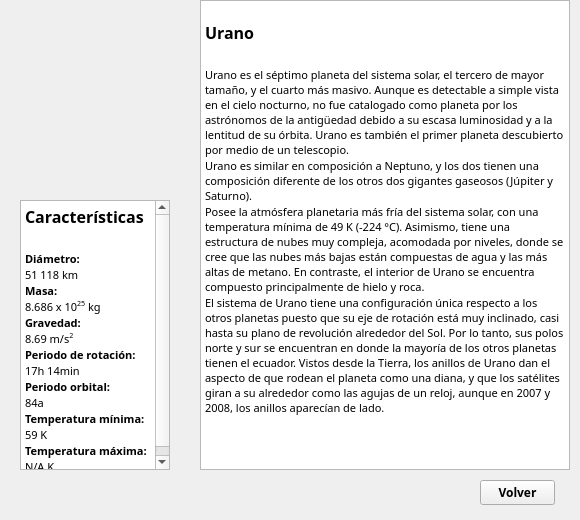
<?xml version="1.0" encoding="UTF-8"?>
<ui version="4.0">
 <class>MainWindow</class>
 <widget class="QMainWindow" name="MainWindow">
  <property name="geometry">
   <rect>
    <x>0</x>
    <y>0</y>
    <width>580</width>
    <height>520</height>
   </rect>
  </property>
  <property name="minimumSize">
   <size>
    <width>580</width>
    <height>520</height>
   </size>
  </property>
  <property name="maximumSize">
   <size>
    <width>580</width>
    <height>520</height>
   </size>
  </property>
  <property name="windowTitle">
   <string>MainWindow</string>
  </property>
  <widget class="QWidget" name="centralwidget">
   <widget class="QLabel" name="label_image">
    <property name="geometry">
     <rect>
      <x>0</x>
      <y>0</y>
      <width>200</width>
      <height>200</height>
     </rect>
    </property>
    <property name="minimumSize">
     <size>
      <width>200</width>
      <height>200</height>
     </size>
    </property>
    <property name="maximumSize">
     <size>
      <width>200</width>
      <height>200</height>
     </size>
    </property>
    <property name="text">
     <string/>
    </property>
    <property name="pixmap">
     <pixmap>Iconos/uranus_ima.png</pixmap>
    </property>
    <property name="scaledContents">
     <bool>true</bool>
    </property>
   </widget>
   <widget class="QTextEdit" name="text_info">
    <property name="geometry">
     <rect>
      <x>200</x>
      <y>0</y>
      <width>370</width>
      <height>470</height>
     </rect>
    </property>
    <property name="minimumSize">
     <size>
      <width>370</width>
      <height>470</height>
     </size>
    </property>
    <property name="maximumSize">
     <size>
      <width>370</width>
      <height>470</height>
     </size>
    </property>
    <property name="font">
     <font>
      <family>Century Gothic</family>
     </font>
    </property>
    <property name="readOnly">
     <bool>true</bool>
    </property>
    <property name="html">
     <string>&lt;!DOCTYPE HTML PUBLIC &quot;-//W3C//DTD HTML 4.0//EN&quot; &quot;http://www.w3.org/TR/REC-html40/strict.dtd&quot;&gt;
&lt;html&gt;&lt;head&gt;&lt;meta name=&quot;qrichtext&quot; content=&quot;1&quot; /&gt;&lt;style type=&quot;text/css&quot;&gt;
p, li { white-space: pre-wrap; }
&lt;/style&gt;&lt;/head&gt;&lt;body style=&quot; font-family:'Century Gothic'; font-size:8.25pt; font-weight:400; font-style:normal;&quot;&gt;
&lt;p style=&quot;-qt-paragraph-type:empty; margin-top:0px; margin-bottom:0px; margin-left:0px; margin-right:0px; -qt-block-indent:0; text-indent:0px; font-size:8pt;&quot;&gt;&lt;br /&gt;&lt;/p&gt;
&lt;p style=&quot; margin-top:0px; margin-bottom:0px; margin-left:0px; margin-right:0px; -qt-block-indent:0; text-indent:0px;&quot;&gt;&lt;span style=&quot; font-size:12pt; font-weight:600;&quot;&gt;Urano&lt;/span&gt;&lt;/p&gt;
&lt;p style=&quot;-qt-paragraph-type:empty; margin-top:0px; margin-bottom:0px; margin-left:0px; margin-right:0px; -qt-block-indent:0; text-indent:0px; font-size:12pt; font-weight:600;&quot;&gt;&lt;br /&gt;&lt;/p&gt;
&lt;p style=&quot; margin-top:0px; margin-bottom:0px; margin-left:0px; margin-right:0px; -qt-block-indent:0; text-indent:0px;&quot;&gt;&lt;span style=&quot; font-size:8pt;&quot;&gt;Urano es el séptimo planeta del sistema solar, el tercero de mayor tamaño, y el cuarto más masivo. Aunque es detectable a simple vista en el cielo nocturno, no fue catalogado como planeta por los astrónomos de la antigüedad debido a su escasa luminosidad y a la lentitud de su órbita. Urano es también el primer planeta descubierto por medio de un telescopio.&lt;/span&gt;&lt;/p&gt;
&lt;p style=&quot; margin-top:0px; margin-bottom:0px; margin-left:0px; margin-right:0px; -qt-block-indent:0; text-indent:0px;&quot;&gt;&lt;span style=&quot; font-size:8pt;&quot;&gt;Urano es similar en composición a Neptuno, y los dos tienen una composición diferente de los otros dos gigantes gaseosos (Júpiter y Saturno). &lt;/span&gt;&lt;/p&gt;
&lt;p style=&quot; margin-top:0px; margin-bottom:0px; margin-left:0px; margin-right:0px; -qt-block-indent:0; text-indent:0px;&quot;&gt;&lt;span style=&quot; font-size:8pt;&quot;&gt;Posee la atmósfera planetaria más fría del sistema solar, con una temperatura mínima de 49 K (-224 °C). Asimismo, tiene una estructura de nubes muy compleja, acomodada por niveles, donde se cree que las nubes más bajas están compuestas de agua y las más altas de metano. En contraste, el interior de Urano se encuentra compuesto principalmente de hielo y roca.&lt;/span&gt;&lt;/p&gt;
&lt;p style=&quot; margin-top:0px; margin-bottom:0px; margin-left:0px; margin-right:0px; -qt-block-indent:0; text-indent:0px;&quot;&gt;&lt;span style=&quot; font-size:8pt;&quot;&gt;El sistema de Urano tiene una configuración única respecto a los otros planetas puesto que su eje de rotación está muy inclinado, casi hasta su plano de revolución alrededor del Sol. Por lo tanto, sus polos norte y sur se encuentran en donde la mayoría de los otros planetas tienen el ecuador. Vistos desde la Tierra, los anillos de Urano dan el aspecto de que rodean el planeta como una diana, y que los satélites giran a su alrededor como las agujas de un reloj, aunque en 2007 y 2008, los anillos aparecían de lado. &lt;/span&gt;&lt;/p&gt;&lt;/body&gt;&lt;/html&gt;</string>
    </property>
   </widget>
   <widget class="QTextEdit" name="text_facts">
    <property name="geometry">
     <rect>
      <x>20</x>
      <y>200</y>
      <width>150</width>
      <height>270</height>
     </rect>
    </property>
    <property name="minimumSize">
     <size>
      <width>150</width>
      <height>270</height>
     </size>
    </property>
    <property name="maximumSize">
     <size>
      <width>150</width>
      <height>270</height>
     </size>
    </property>
    <property name="font">
     <font>
      <family>Century Gothic</family>
     </font>
    </property>
    <property name="readOnly">
     <bool>true</bool>
    </property>
    <property name="html">
     <string>&lt;!DOCTYPE HTML PUBLIC &quot;-//W3C//DTD HTML 4.0//EN&quot; &quot;http://www.w3.org/TR/REC-html40/strict.dtd&quot;&gt;
&lt;html&gt;&lt;head&gt;&lt;meta name=&quot;qrichtext&quot; content=&quot;1&quot; /&gt;&lt;style type=&quot;text/css&quot;&gt;
p, li { white-space: pre-wrap; }
&lt;/style&gt;&lt;/head&gt;&lt;body style=&quot; font-family:'Century Gothic'; font-size:8.25pt; font-weight:400; font-style:normal;&quot;&gt;
&lt;p style=&quot; margin-top:0px; margin-bottom:0px; margin-left:0px; margin-right:0px; -qt-block-indent:0; text-indent:0px;&quot;&gt;&lt;span style=&quot; font-size:12pt; font-weight:600;&quot;&gt;Características&lt;/span&gt;&lt;/p&gt;
&lt;p style=&quot;-qt-paragraph-type:empty; margin-top:0px; margin-bottom:0px; margin-left:0px; margin-right:0px; -qt-block-indent:0; text-indent:0px; font-size:12pt; font-weight:600;&quot;&gt;&lt;br /&gt;&lt;/p&gt;
&lt;p style=&quot; margin-top:0px; margin-bottom:0px; margin-left:0px; margin-right:0px; -qt-block-indent:0; text-indent:0px;&quot;&gt;&lt;span style=&quot; font-size:8pt; font-weight:600;&quot;&gt;Diámetro: &lt;/span&gt;&lt;/p&gt;
&lt;p style=&quot; margin-top:0px; margin-bottom:0px; margin-left:0px; margin-right:0px; -qt-block-indent:0; text-indent:0px;&quot;&gt;&lt;span style=&quot; font-size:8pt;&quot;&gt;51 118 km&lt;/span&gt;&lt;/p&gt;
&lt;p style=&quot; margin-top:0px; margin-bottom:0px; margin-left:0px; margin-right:0px; -qt-block-indent:0; text-indent:0px;&quot;&gt;&lt;span style=&quot; font-size:8pt; font-weight:600;&quot;&gt;Masa: &lt;/span&gt;&lt;/p&gt;
&lt;p style=&quot; margin-top:0px; margin-bottom:0px; margin-left:0px; margin-right:0px; -qt-block-indent:0; text-indent:0px;&quot;&gt;&lt;span style=&quot; font-size:8pt;&quot;&gt;8.686 x 10&lt;/span&gt;&lt;span style=&quot; font-size:8pt; vertical-align:super;&quot;&gt;25&lt;/span&gt;&lt;span style=&quot; font-size:8pt;&quot;&gt; kg&lt;/span&gt;&lt;/p&gt;
&lt;p style=&quot; margin-top:0px; margin-bottom:0px; margin-left:0px; margin-right:0px; -qt-block-indent:0; text-indent:0px;&quot;&gt;&lt;span style=&quot; font-size:8pt; font-weight:600;&quot;&gt;Gravedad:&lt;/span&gt;&lt;/p&gt;
&lt;p style=&quot; margin-top:0px; margin-bottom:0px; margin-left:0px; margin-right:0px; -qt-block-indent:0; text-indent:0px;&quot;&gt;&lt;span style=&quot; font-size:8pt;&quot;&gt;8.69 m/s&lt;/span&gt;&lt;span style=&quot; font-size:8pt; vertical-align:super;&quot;&gt;2&lt;/span&gt;&lt;/p&gt;
&lt;p style=&quot; margin-top:0px; margin-bottom:0px; margin-left:0px; margin-right:0px; -qt-block-indent:0; text-indent:0px;&quot;&gt;&lt;span style=&quot; font-size:8pt; font-weight:600;&quot;&gt;Periodo de rotación:&lt;/span&gt;&lt;/p&gt;
&lt;p style=&quot; margin-top:0px; margin-bottom:0px; margin-left:0px; margin-right:0px; -qt-block-indent:0; text-indent:0px;&quot;&gt;&lt;span style=&quot; font-size:8pt;&quot;&gt;17h 14min&lt;/span&gt;&lt;/p&gt;
&lt;p style=&quot; margin-top:0px; margin-bottom:0px; margin-left:0px; margin-right:0px; -qt-block-indent:0; text-indent:0px;&quot;&gt;&lt;span style=&quot; font-size:8pt; font-weight:600;&quot;&gt;Periodo orbital:&lt;/span&gt;&lt;/p&gt;
&lt;p style=&quot; margin-top:0px; margin-bottom:0px; margin-left:0px; margin-right:0px; -qt-block-indent:0; text-indent:0px;&quot;&gt;&lt;span style=&quot; font-size:8pt;&quot;&gt;84a&lt;/span&gt;&lt;/p&gt;
&lt;p style=&quot; margin-top:0px; margin-bottom:0px; margin-left:0px; margin-right:0px; -qt-block-indent:0; text-indent:0px;&quot;&gt;&lt;span style=&quot; font-size:8pt; font-weight:600;&quot;&gt;Temperatura mínima:&lt;/span&gt;&lt;/p&gt;
&lt;p style=&quot; margin-top:0px; margin-bottom:0px; margin-left:0px; margin-right:0px; -qt-block-indent:0; text-indent:0px;&quot;&gt;&lt;span style=&quot; font-size:8pt;&quot;&gt;59 K&lt;/span&gt;&lt;/p&gt;
&lt;p style=&quot; margin-top:0px; margin-bottom:0px; margin-left:0px; margin-right:0px; -qt-block-indent:0; text-indent:0px;&quot;&gt;&lt;span style=&quot; font-size:8pt; font-weight:600;&quot;&gt;Temperatura máxima:&lt;/span&gt;&lt;/p&gt;
&lt;p style=&quot; margin-top:0px; margin-bottom:0px; margin-left:0px; margin-right:0px; -qt-block-indent:0; text-indent:0px;&quot;&gt;&lt;span style=&quot; font-size:8pt;&quot;&gt;N/A K&lt;/span&gt;&lt;/p&gt;&lt;/body&gt;&lt;/html&gt;</string>
    </property>
   </widget>
   <widget class="QPushButton" name="button_close">
    <property name="geometry">
     <rect>
      <x>480</x>
      <y>480</y>
      <width>75</width>
      <height>25</height>
     </rect>
    </property>
    <property name="minimumSize">
     <size>
      <width>75</width>
      <height>25</height>
     </size>
    </property>
    <property name="maximumSize">
     <size>
      <width>75</width>
      <height>25</height>
     </size>
    </property>
    <property name="font">
     <font>
      <family>Century Gothic</family>
      <pointsize>9</pointsize>
      <weight>75</weight>
      <bold>true</bold>
     </font>
    </property>
    <property name="text">
     <string>Volver</string>
    </property>
   </widget>
  </widget>
 </widget>
 <resources/>
 <connections/>
</ui>
